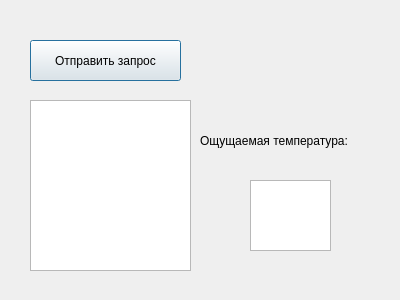
<?xml version="1.0" encoding="UTF-8"?>
<ui version="4.0">
 <class>Dialog</class>
 <widget class="QDialog" name="Dialog">
  <property name="geometry">
   <rect>
    <x>0</x>
    <y>0</y>
    <width>400</width>
    <height>300</height>
   </rect>
  </property>
  <property name="windowTitle">
   <string>Dialog</string>
  </property>
  <widget class="QPushButton" name="pushButton">
   <property name="geometry">
    <rect>
     <x>30</x>
     <y>40</y>
     <width>151</width>
     <height>41</height>
    </rect>
   </property>
   <property name="text">
    <string>Отправить запрос</string>
   </property>
  </widget>
  <widget class="QTextEdit" name="textEdit">
   <property name="geometry">
    <rect>
     <x>30</x>
     <y>100</y>
     <width>161</width>
     <height>171</height>
    </rect>
   </property>
  </widget>
  <widget class="QLabel" name="label">
   <property name="geometry">
    <rect>
     <x>200</x>
     <y>100</y>
     <width>201</width>
     <height>81</height>
    </rect>
   </property>
   <property name="text">
    <string>Ощущаемая температура:</string>
   </property>
  </widget>
  <widget class="QPlainTextEdit" name="plainTextEdit">
   <property name="geometry">
    <rect>
     <x>250</x>
     <y>180</y>
     <width>81</width>
     <height>71</height>
    </rect>
   </property>
  </widget>
 </widget>
 <resources/>
 <connections/>
</ui>
